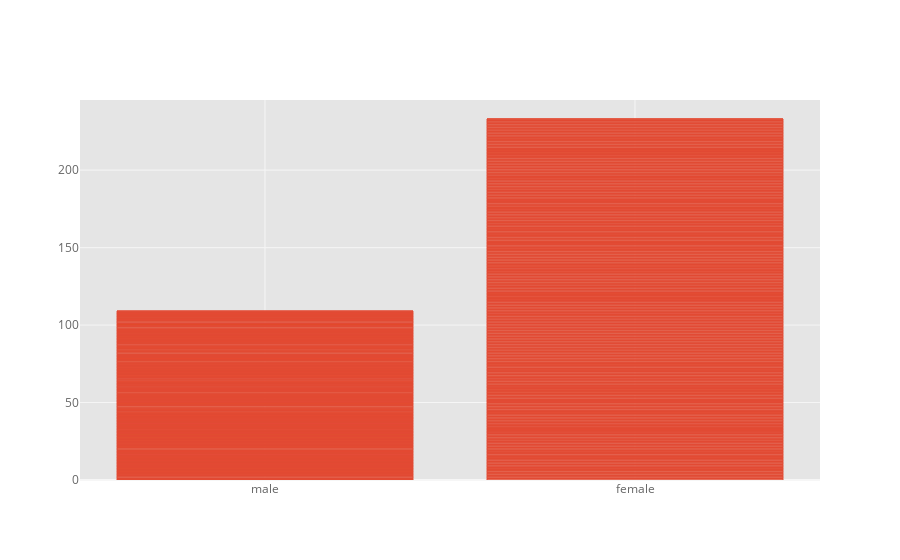

Source (notebook cell):
### Code cell
titanic.iplot(kind='bar',x='sex',y='survived')

### Figure 1 — Plotly figure (JSON) as saved in the notebook; plotly's stock layout.template omitted (floating-point values rounded to 4 significant figures; data arrays with more than 128 entries replaced by an {"elided": "..."} marker saying what was removed)
{"data": [{"marker": {"color": "rgba(226, 74, 51, 0.6)", "line": {"color": "rgba(226, 74, 51, 1.0)", "width": 1}}, "name": "survived", "orientation": "v", "text": "", "type": "bar", "x": {"elided": "891 str values"}, "y": {"elided": "891 int values"}}], "layout": {"legend": {"bgcolor": "#FFFFFF", "font": {"color": "#666666"}}, "paper_bgcolor": "#FFFFFF", "plot_bgcolor": "#E5E5E5", "title": {"font": {"color": "#151516"}}, "xaxis": {"gridcolor": "#F6F6F6", "showgrid": true, "tickfont": {"color": "#666666"}, "title": {"font": {"color": "#666666"}, "text": ""}, "zerolinecolor": "#F6F6F6"}, "yaxis": {"gridcolor": "#F6F6F6", "showgrid": true, "tickfont": {"color": "#666666"}, "title": {"font": {"color": "#666666"}, "text": ""}, "zerolinecolor": "#F6F6F6"}}}
